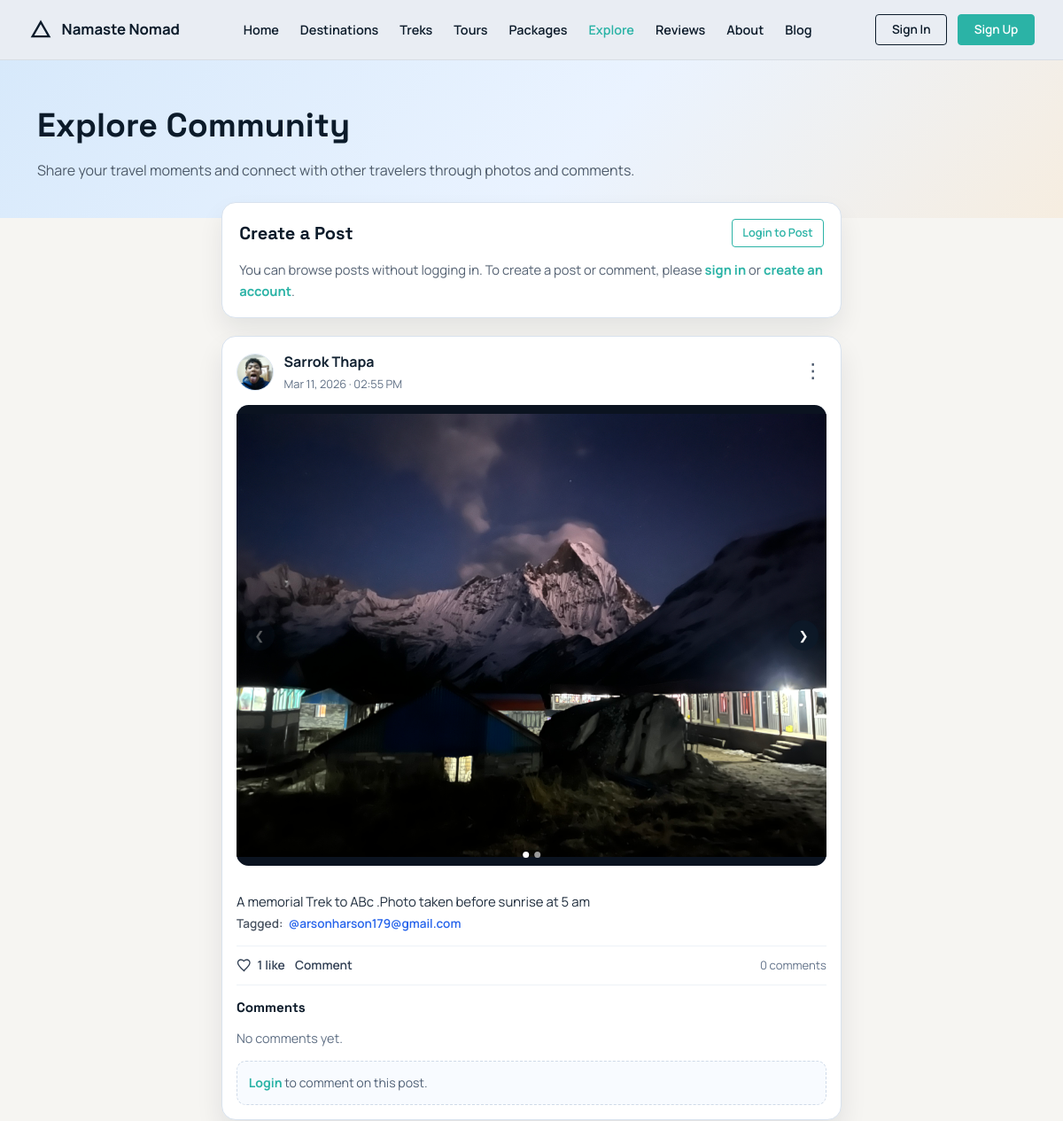
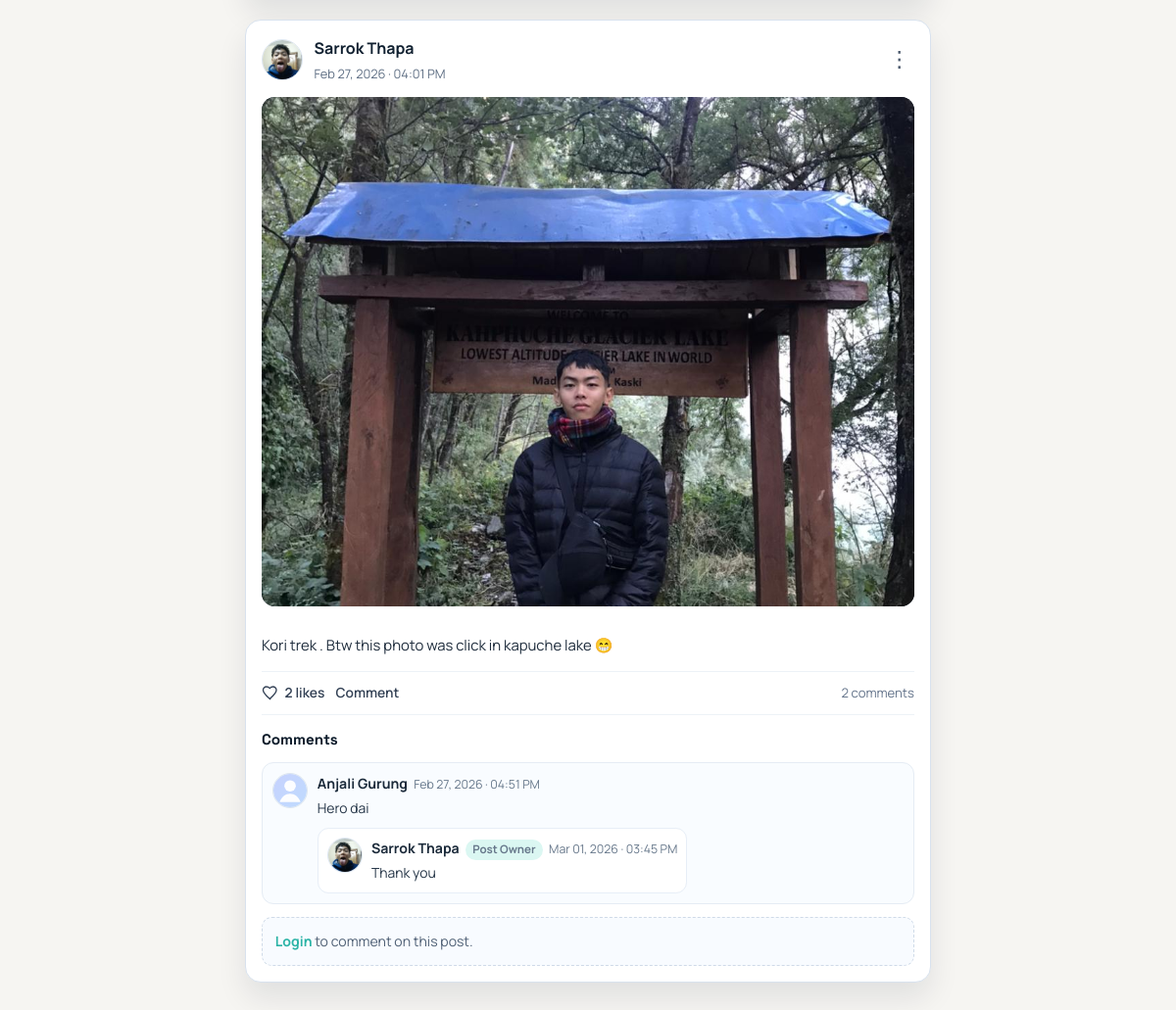
/community/, run on the app's committed database (2 pictures, top to bottom).
### core/models.py (models this page shows, shortened)
class Post(models.Model):
    user = models.ForeignKey(
        settings.AUTH_USER_MODEL,
        on_delete=models.CASCADE,
        related_name='community_posts',
    )
    likes = models.ManyToManyField(
        settings.AUTH_USER_MODEL,
        related_name='liked_community_posts',
        blank=True,
    )
    image = models.ImageField(upload_to='community_posts/', blank=True, null=True)
    caption = models.TextField(max_length=2200)
    tagged_vendors = models.ManyToManyField(
        settings.AUTH_USER_MODEL,
        related_name='tagged_posts',
        blank=True,
    )
    created_at = models.DateTimeField(auto_now_add=True)
    class Meta:
        ordering = ('-created_at',)

class PostMedia(models.Model):
    MEDIA_IMAGE = 'image'
    MEDIA_VIDEO = 'video'
    MEDIA_TYPE_CHOICES = (
        (MEDIA_IMAGE, 'Image'),
        (MEDIA_VIDEO, 'Video'),
    )
    post = models.ForeignKey(Post, on_delete=models.CASCADE, related_name='media')
    media_file = models.FileField(upload_to='community_posts/')
    media_type = models.CharField(max_length=10, choices=MEDIA_TYPE_CHOICES, default=MEDIA_IMAGE)
    order = models.PositiveSmallIntegerField(default=0)
    created_at = models.DateTimeField(auto_now_add=True)
    class Meta:
        ordering = ('order', 'created_at', 'id')

class Comment(models.Model):
    post = models.ForeignKey(Post, on_delete=models.CASCADE, related_name='comments')
    parent = models.ForeignKey(
        'self',
        on_delete=models.CASCADE,
        related_name='replies',
        null=True,
        blank=True,
    )
    user = models.ForeignKey(
        settings.AUTH_USER_MODEL,
        on_delete=models.CASCADE,
        related_name='community_comments',
    )
    body = models.TextField(max_length=800)
    created_at = models.DateTimeField(auto_now_add=True)
    class Meta:
        ordering = ('created_at',)

### core/views.py (the view)
# urls.py: path('community/', views.community_feed, name='community_feed'),
def community_feed(request):
    posts = _community_posts(viewer=request.user)
    vendors = get_user_model().objects.filter(user_type='vendor').select_related('vendor_profile').order_by('username')
    return render(request, 'core/community_feed.html', {
        'posts': posts,
        'is_dashboard': False,
        'force_show_post_form': False,
        'vendors': vendors,
    })

### accounts/context_processors.py (called while the page is built, shortened)
def support_context(request):
    user = getattr(request, 'user', None)
    if not getattr(user, 'is_authenticated', False):
        return {}

### core/views.py (called while the page is built)
def _safe_related(instance, attribute_name):
    try:
        return getattr(instance, attribute_name)
    except ObjectDoesNotExist:
        return None

def _user_display_name(user):
    if not user:
        return "Traveler"
    full_name = user.get_full_name().strip()
    return full_name or user.username or "Traveler"

def _user_avatar_url(user):
    if not user:
        return ""
    user_type = getattr(user, 'user_type', '')
    if user_type == 'traveler':
        profile = _safe_related(user, 'traveler_profile')
        if profile and profile.avatar:
            return profile.avatar.url
    elif user_type == 'vendor':
        profile = _safe_related(user, 'vendor_profile')
        if profile and profile.logo:
            return profile.logo.url
    elif user_type == 'admin':
        profile = _safe_related(user, 'admin_profile')
        if profile and profile.avatar:
            return profile.avatar.url
    return ""

### core/templates/core/community_feed.html (shortened to what this page needs)
{% load static %}
<!DOCTYPE html>
<html lang="en">
<head>
    <link rel="stylesheet" href="{% static 'css/style.css' %}">
    <link rel="stylesheet" href="{% static 'css/landing.css' %}">
    <link rel="stylesheet" href="{% static 'css/community.css' %}?v=20260301a">
    <link rel="stylesheet" href="{% static 'css/notifications.css' %}?v=20260313a">
</head>
<body>
    <nav class="landing-nav">
        <div class="nav-container">
            <a class="nav-brand" href="{% url 'home' %}">
                <svg width="28" height="28" viewBox="0 0 24 24" fill="none" stroke="currentColor" stroke-width="2">
                    <path d="M4 19l8-14 8 14H4z"/>
                </svg>
                <span>Namaste Nomad</span>
            </a>
            <div class="nav-menu">
                <a href="{% url 'home' %}">Home</a>
                <a href="#">Destinations</a>
                <a href="{% url 'package_treks' %}">Treks</a>
                <a href="{% url 'package_tours' %}">Tours</a>
                <a href="{% url 'package_list' %}">Packages</a>
                <a href="{% url 'community_feed' %}" class="nav-active">Explore</a>
                <a href="{% url 'review_list' %}">Reviews</a>
                <a href="{% url 'about' %}">About</a>
                <a href="{% url 'blog_list' %}">Blog</a>
            </div>
            <div class="nav-actions">
                {% if request.user.is_authenticated %}
                    <a href="{% url 'logout' %}" class="btn-dark">Logout</a>
                {% else %}
                    <a href="{% url 'account_login_choice' %}" class="btn-ghost">Sign In</a>
                    <a href="{% url 'account_register_choice' %}" class="btn-dark">Sign Up</a>
                {% endif %}
            </div>
        </div>
    </nav>
    <main class="community-page">
        <section class="community-hero">
            <div class="container-landing">
                <h1>Explore Community</h1>
                <p>Share your travel moments and connect with other travelers through photos and comments.</p>
            </div>
        </section>
        <section class="container-landing community-shell">
            {% include "core/includes/community_stream.html" %}
        </section>
    </main>
</body>
</html>

### core/templates/core/includes/community_post_card.html (shortened to what this page needs)
{% load static %}
<article class="post-card" id="post-{{ post.id }}">
    <div class="post-head">
        <div class="post-author">
            <div class="author-avatar">
                {% if post.author_avatar_url %}
                    <img src="{{ post.author_avatar_url }}" alt="{{ post.author_name }} avatar">
                {% else %}
                    <img src="{% static 'images/default-avatar.svg' %}" alt="Default avatar">
                {% endif %}
            </div>
            <div>
                <div class="author-name">{{ post.author_name }}</div>
                <div class="post-date">{{ post.created_at|date:"M d, Y · h:i A" }}</div>
            </div>
        </div>
        <div class="post-menu" data-post-menu>
            <button type="button" class="post-menu-trigger" aria-label="Post menu">⋮</button>
        </div>
    </div>
    <div class="post-media-carousel" data-carousel>
        {% if post.media_items %}
            <div class="carousel-track">
                {% for media in post.media_items %}
                    <div class="carousel-slide">
                        {% if media.media_type == 'video' %}
                            <video class="carousel-media" controls preload="metadata">
                                <source src="{{ media.media_file.url }}">
                                Your browser does not support the video tag.
                            </video>
                        {% else %}
                            <img class="carousel-media" src="{{ media.media_file.url }}" alt="Post media by {{ post.author_name }}">
                        {% endif %}
                    </div>
                {% endfor %}
            </div>
            {% if post.media_count|default:0 > 1 %}
                <button class="carousel-btn prev" type="button" aria-label="Previous media">
                    <span aria-hidden="true">&#10094;</span>
                </button>
                <button class="carousel-btn next" type="button" aria-label="Next media">
                    <span aria-hidden="true">&#10095;</span>
                </button>
                <div class="carousel-dots">
                    {% for media in post.media_items %}
                        <button class="carousel-dot {% if forloop.first %}active{% endif %}" type="button" aria-label="View media {{ forloop.counter }}"></button>
                    {% endfor %}
                </div>
            {% endif %}
        {% else %}
            <div class="carousel-empty">No media uploaded.</div>
        {% endif %}
    </div>
    <div class="post-caption">{{ post.caption_html|safe }}</div>
    <div class="post-engagement">
        <div class="engagement-actions">
            {% if request.user.is_authenticated %}
                <form method="POST" action="{% url 'community_post_like_toggle' post.id %}" class="like-form">
                    {% csrf_token %}
                    <input type="hidden" name="next" value="{{ request.path }}#post-{{ post.id }}">
                    <button type="submit" class="engage-item like-btn {% if post.is_liked_by_current_user %}liked{% endif %}" aria-label="Like post">
                        <svg class="heart-icon" viewBox="0 0 24 24" fill="none" aria-hidden="true">
                            <path d="M12 21.35l-1.45-1.32C5.4 15.36 2 12.28 2 8.5A4.5 4.5 0 0 1 6.5 4C8.24 4 9.91 4.81 11 6.09 12.09 4.81 13.76 4 15.5 4A4.5 4.5 0 0 1 20 8.5c0 3.78-3.4 6.86-8.55 11.54L12 21.35z"/>
                        </svg>
                        <span>{{ post.like_count }} like{{ post.like_count|pluralize }}</span>
                    </button>
                </form>
            {% else %}
                <a href="{% url 'account_login_choice' %}" class="engage-item like-btn like-link" aria-label="Login to like this post">
                    <svg class="heart-icon" viewBox="0 0 24 24" fill="none" aria-hidden="true">
                        <path d="M12 21.35l-1.45-1.32C5.4 15.36 2 12.28 2 8.5A4.5 4.5 0 0 1 6.5 4C8.24 4 9.91 4.81 11 6.09 12.09 4.81 13.76 4 15.5 4A4.5 4.5 0 0 1 20 8.5c0 3.78-3.4 6.86-8.55 11.54L12 21.35z"/>
                    </svg>
                    <span>{{ post.like_count }} like{{ post.like_count|pluralize }}</span>
                </a>
            {% endif %}
            {% if request.user.is_authenticated %}
                <a href="#post-comment-form-{{ post.id }}" class="engage-item">Comment</a>
            {% else %}
                <a href="{% url 'account_login_choice' %}" class="engage-item">Comment</a>
            {% endif %}
        </div>
        <span class="engagement-count">{{ post.comment_count }} comment{{ post.comment_count|pluralize }}</span>
    </div>
    <div class="post-comments">
        <h3>Comments</h3>
        <div class="comment-list">
            {% if post.prepared_comments %}
                {% for comment in post.prepared_comments %}
                    <div class="comment-item">
                        <div class="comment-avatar">
                            {% if comment.author_avatar_url %}
                                <img src="{{ comment.author_avatar_url }}" alt="{{ comment.author_name }} avatar">
                            {% else %}
                                <img src="{% static 'images/default-avatar.svg' %}" alt="Default avatar">
                            {% endif %}
                        </div>
                        <div class="comment-content">
                            <div class="comment-meta">
                                <strong>{{ comment.author_name }}</strong>
                                <span>{{ comment.created_at|date:"M d, Y · h:i A" }}</span>
                            </div>
                            <p>{{ comment.body }}</p>
                            {% if comment.prepared_replies %}
                                <div class="reply-list">
                                    {% for reply in comment.prepared_replies %}
                                        <div class="reply-item">
                                            <div class="comment-avatar">
                                                {% if reply.author_avatar_url %}
                                                    <img src="{{ reply.author_avatar_url }}" alt="{{ reply.author_name }} avatar">
                                                {% else %}
                                                    <img src="{% static 'images/default-avatar.svg' %}" alt="Default avatar">
                                                {% endif %}
                                            </div>
                                            <div class="comment-content">
                                                <div class="comment-meta">
                                                    <strong>{{ reply.author_name }}</strong>
                                                    <span class="owner-reply-badge">Post Owner</span>
                                                    <span>{{ reply.created_at|date:"M d, Y · h:i A" }}</span>
                                                </div>
                                                <p>{{ reply.body }}</p>
                                            </div>
                                        </div>
                                    {% endfor %}
                                </div>
                            {% endif %}
                        </div>
                    </div>
                {% endfor %}
            {% else %}
                <p class="empty-comments">No comments yet.</p>
            {% endif %}
        </div>
        {% if request.user.is_authenticated %}
            <form method="POST" action="{% url 'community_comment_create' post.id %}" class="comment-form" id="post-comment-form-{{ post.id }}">
                {% csrf_token %}
                <input type="hidden" name="next" value="{{ request.path }}#post-{{ post.id }}">
                <textarea name="body" rows="2" placeholder="Write a comment..." required></textarea>
                <button type="submit" class="btn-dark">Post Comment</button>
            </form>
        {% else %}
            <div class="comment-login-note">
                <a href="{% url 'account_login_choice' %}">Login</a> to comment on this post.
            </div>
        {% endif %}
    </div>
</article>

### static/css/style.css (style rules this page uses)
* { margin: 0; padding: 0; box-sizing: border-box; }
body { font-family: -apple-system, BlinkMacSystemFont, 'Segoe UI', Roboto, 'Helvetica Neue', Arial, sans-serif; background: #f3f4f6; color: #1f2937; line-height: 1.6; }
.nav-brand { display: flex; align-items: center; gap: 0.75rem; color: white; font-size: 1.25rem; font-weight: 600; text-decoration: none; }

### static/css/landing.css (style rules this page uses)
:root { --ink: #0c1b2a; --muted: #55606d; --light: #f6f5f2; --panel: #ffffff; --border: #d6dbe1; --hero: #cfe3f4; --charcoal: #102233; --dark: #0b1320; --accent: #ff6b57; --accent-2: #2bb3a6; --accent-3: #f0b429; --accent-4: #6c63ff; }
body { font-family: "Manrope", "Segoe UI", sans-serif; background: var(--light); color: var(--ink); }
h1, h2, h3 { font-family: "Space Grotesk", "Manrope", sans-serif; }
.container-landing { max-width: 1180px; margin: 0 auto; padding: 0 2rem; }
section { padding: 4rem 0; }
.landing-nav { background: #e9edf3; border-bottom: 1px solid #d8dde4; position: sticky; top: 0; z-index: 1000; }
.nav-container { max-width: 1200px; margin: 0 auto; padding: 1rem 2rem; display: flex; align-items: center; justify-content: space-between; gap: 2rem; }
.landing-nav .nav-brand { display: flex; align-items: center; gap: 0.6rem; font-size: 1.05rem; font-weight: 700; color: var(--ink); text-decoration: none; }
.nav-menu { display: flex; gap: 1.5rem; font-size: 0.9rem; }
.nav-menu a { color: var(--ink); text-decoration: none; font-weight: 600; }
.nav-actions { display: flex; gap: 0.75rem; }
.btn-ghost, .btn-dark { text-decoration: none; font-weight: 600; border-radius: 0.25rem; padding: 0.35rem 1.1rem; display: inline-flex; align-items: center; justify-content: center; border: 1px solid var(--ink); font-size: 0.85rem; }
.btn-ghost { color: var(--ink); background: transparent; }
.btn-dark { color: #fff; background: var(--accent-2); border-color: var(--accent-2); }

### data on the page
Post: author_name "Sarrok Thapa", created_at "Mar 11, 2026 · 02:55 PM", caption_html "A memorial Trek to ABc .Photo taken before sunrise at 5 am Tagged: @arsonharson179@gmail.com", like_count "1", comment_count "0", shows "No comments yet."
PostMedia: media_file (picture)
Post: author_name "Sarrok Thapa", created_at "Feb 27, 2026 · 04:01 PM", caption_html "Kori trek . Btw this photo was click in kapuche lake 😁", like_count "2", comment_count "2"
Comment: author_name "Anjali Gurung", created_at "Feb 27, 2026 · 04:51 PM", body "Hero dai"
Comment: author_name "Sarrok Thapa", created_at "Mar 01, 2026 · 03:45 PM", body "Thank you"
